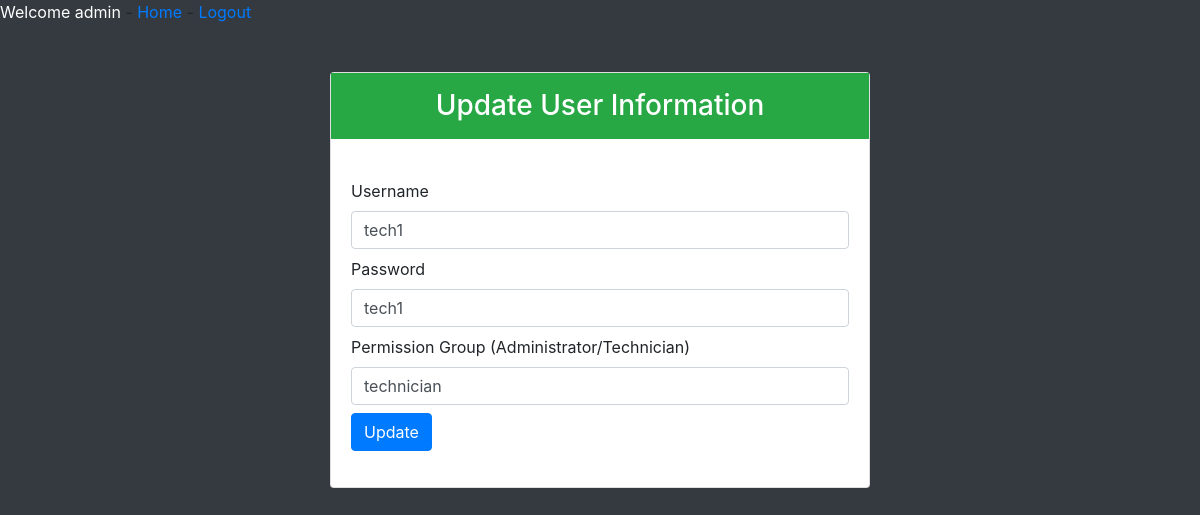
The app's page /edit_user.php?GetID=2 (signed in) with its own data.
### tables this page shows
CREATE TABLE employee (
    ID INTEGER AUTO_INCREMENT,
    UName VARCHAR(50),
    Pass VARCHAR(50),
	Permission VARCHAR(50),
    PRIMARY KEY (ID)
);

### html/edit_user.php (the view, shortened to what this page needs)
<?php
require_once("connection.php");
$query_permission="select Permission from employee where UName='".$_SESSION['User']."'";
	$result_permission=mysqli_query($con,$query_permission);
	$permission = mysqli_fetch_array($result_permission);
	if($permission[0]=="administrator")
	{
    if(isset($_SESSION['User']))
    {
        echo '<a style="color:white"> Welcome ' .$_SESSION['User'].'</a> - <a href="welcome.php"> Home</a> - <a href="logout.php?logout">Logout</a>';
    }
    else
    {
        header("location:index.php");
    }
?>
<?php
    require_once("connection.php");
    $ID = $_GET['GetID'];
    $query = " select * from employee where ID='".$ID."'";
    $result = mysqli_query($con,$query);
    while($row=mysqli_fetch_assoc($result))
    {
        $ID = $row['ID'];
        $UName = $row['UName'];
        $Pass = $row['Pass'];
        $Permission = $row['Permission'];
    }
}
	 else
	{
		header("location:permission_error.php");
	}
?>
<!DOCTYPE html>
<html lang="en">
<head>
    <link rel="stylesheet" a href="css/bootstrap.css"/>
</head>
<body class="bg-dark">
        <div class="container">
            <div class="row">
                <div class="col-lg-6 m-auto">
                    <div class="card mt-5">
                        <div class="card-title">
                            <h3 class="bg-success text-white text-center py-3"> Update User Information</h3>
                        </div>
                        <div class="card-body">
                            <form action="update_user.php?ID=<?php echo $ID ?>" method="post">
                                <label for="Ticketnumber">Username</label><br>
                                <input type="text" class="form-control mb-2" value="<?php echo $UName ?>" name="UName">
								<label for="Ticketnumber">Password</label><br>
                                <input type="text" class="form-control mb-2" value="<?php echo $Pass ?>" name="Pass">
								<label for="Ticketnumber">Permission Group (Administrator/Technician)</label><br>
								<input type="text" class="form-control mb-2" value="<?php echo $Permission ?>" name="Permission">
								<button class="btn btn-primary" name="update">Update</button>
                            </form>
                        </div>
                    </div>
                </div>
            </div>
        </div>
</body>
</html>

### records on screen
employee: UName "tech1", Pass "tech1", Permission "technician"

### other values on screen
$_SESSION['User'] "admin"
